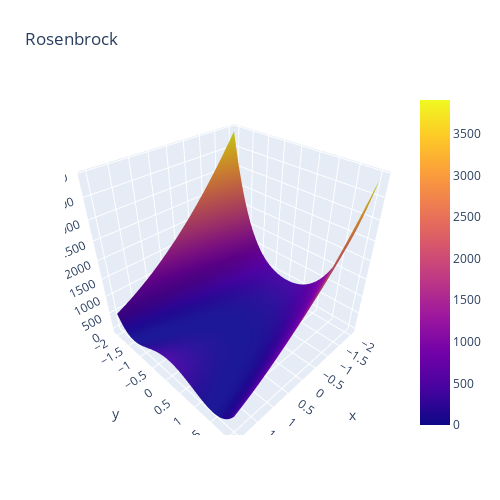

This figure's notebook cell:
### Code cell
from objectives import rosenbrock
plot_function(rosenbrock, "Rosenbrock", -2.048, 2.048)
